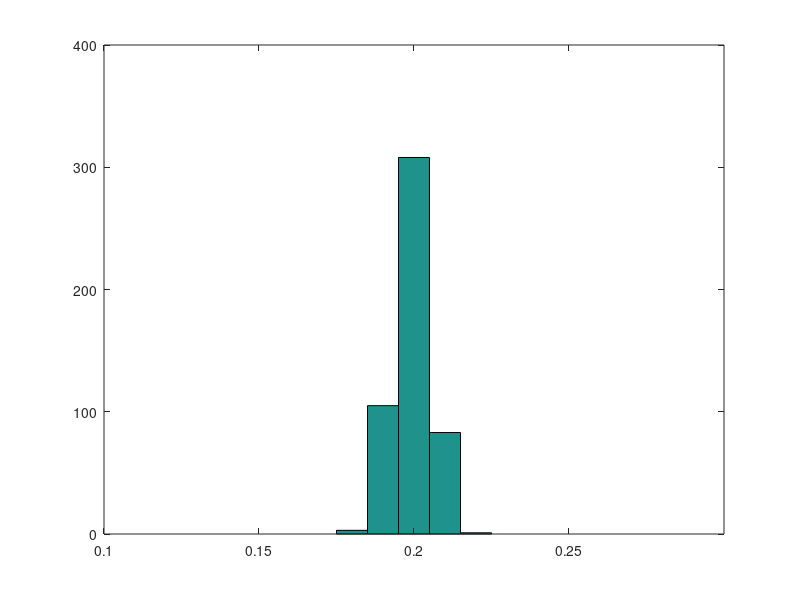

The MATLAB source for this figure:
clear;

P = 0.2;       
M = 500;      
N = 5000; % 5 50 500 5000        
for i=1:M
a = rand(1, N);
b = a<P;
c = sum(b);
av(i) = c / N;
end
x = 0:0.01:1;
hist(av, x);
% axis([0.0 1.0 0.0 200]);
% axis([0.0 0.4 0.0 200]);
axis([0.1 0.3 0.0 400]);
